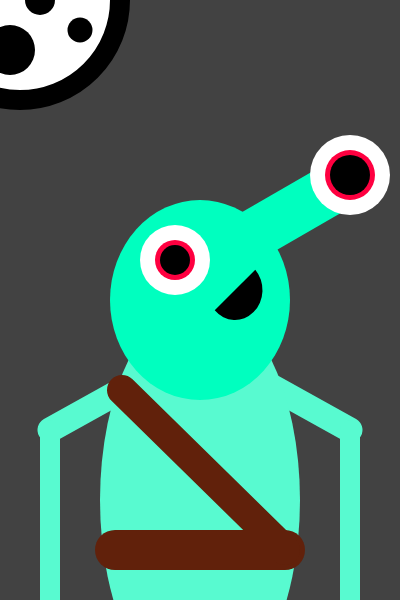
Frame 1 (no input)
Frame 60 (no input): identical to frame 1, image omitted
Frame 120 (the mouse pressed at the canvas centre since frame 60): identical to frame 1, image omitted

The p5.js sketch that drew this single still picture (run headless with seeded random() and noise() and a simulated clock; from frame 60 on, the mouse is pressed at the canvas centre):

// p5.js sketch
// ── sketch.js
function setup() {
    // create a canvas to draw my portrait on
    createCanvas( 400, 600 );
}

function draw() {
    // set the background color
    background( '#424242' );

    // *****************************************************
    // create a sandbox for the entire character
    push();

    // move the entire grid for this character to the center of the canvas
    translate( 200, 300 );


    // ** BODY **********************************

push();
// arms start

stroke('#58FAD0');
strokeWeight(25);
line( -60, 80, -150, 130 );

stroke('#58FAD0');
strokeWeight(20);
line( -150, 130, -150, 300 );

stroke('#58FAD0');
strokeWeight(25);
line( 60, 80, 150, 130 );

stroke('#58FAD0');
strokeWeight(20);
line( 150, 130, 150, 300 );

push();
// body code goes here

noStroke();
fill('#58FAD0');
ellipse( 0, 200, 200, 400 );

pop();
// body ends

push();
// head code starts

noStroke();
fill('#00FFBF');
ellipse( 0, 0, 180, 200);

pop();
// head ends

push();
// one eye starts

noStroke();
fill('#00FFBF');
rotate( radians(60));
rect( -55, -180, 50, 100 );

pop();
// eye ends

push();
// other eye starts

noStroke();
fill('#FFFFFF');
ellipse( 150, -125, 80, 80 );

noStroke();
fill('#FF0040');
ellipse( 150, -125, 50, 50 );

noStroke();
fill('#000000');
ellipse( 150, -125, 40, 40 );

noStroke();
fill('#FFFFFF');
ellipse( -25, -40, 70, 70 );

noStroke();
fill('#FF0040');
ellipse( -25, -40, 40, 40 );

noStroke();
fill('#000000');
ellipse( -25, -40, 30, 30 );

pop();
// eye ends

push();
// mouth starts

noStroke();
fill('#000000');
arc( 35, -10, 55, 60, radians(315), radians(135) );

pop();
// mouth ends

push();
// arms start

stroke('#61210B');
strokeWeight(40);
line( -85, 250, 85, 250 );

stroke('#61210B');
strokeWeight(30);
line( -78, 90, 85, 250 );

pop();
// arms end

push();
// start moon

stroke('#000000');
fill('#FFFFFF');
ellipse( -180, -300, 200, 200 );

noStroke();
fill('#000000');
ellipse( -190, -250, 50, 50 );

noStroke();
fill('#000000');
ellipse( -160, -300, 30, 30 );

noStroke();
fill('#000000');
ellipse( -120, -270, 25, 25 );

}
